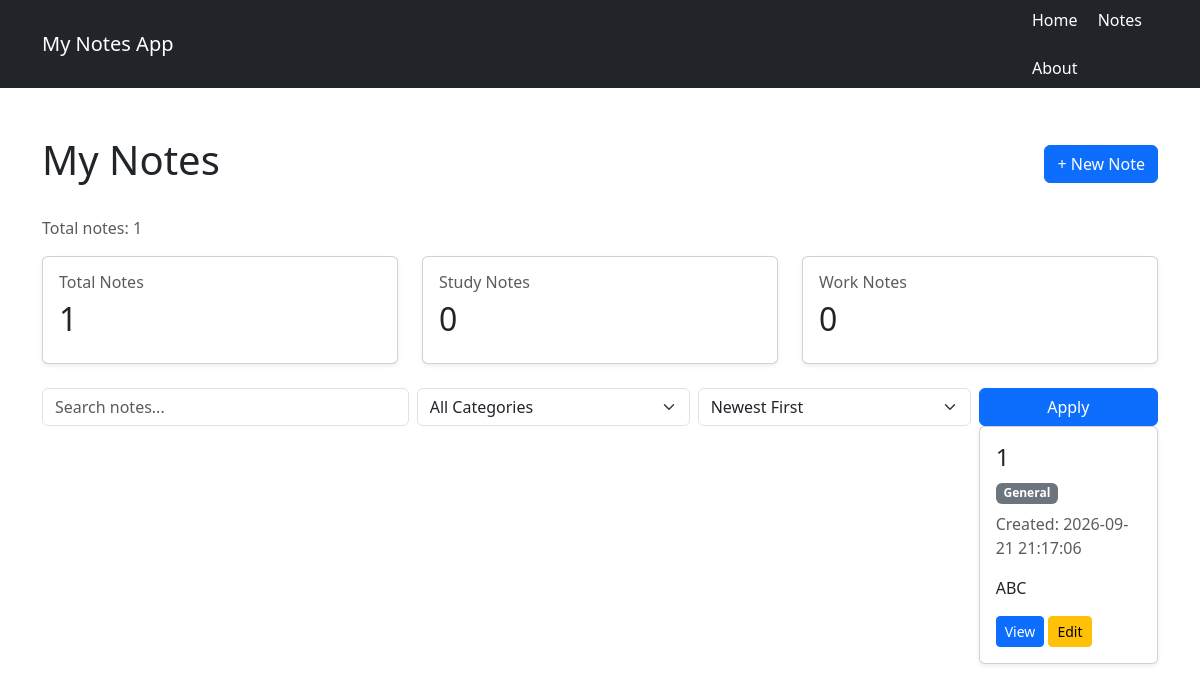
The app's page /notes with its own data.
### tables this page shows
CREATE TABLE notes (
            id INTEGER PRIMARY KEY AUTOINCREMENT,
            title TEXT NOT NULL,
            content TEXT NOT NULL
        , category TEXT NOT NULL DEFAULT 'General', created_at TEXT NOT NULL DEFAULT '');

### app.py (the view, shortened to what this page needs)
@app.route("/notes")
def notes():
    search_query = request.args.get("search", "").strip().lower()
    selected_category = request.args.get("category", "").strip()
    sort_order = request.args.get("sort", "newest")
    connection = get_db_connection()
    query = "SELECT * FROM notes WHERE 1=1"
    parameters = []
    if selected_category:
        query += " AND category = ?"
        parameters.append(selected_category)
    if sort_order == "oldest":
        query += " ORDER BY id ASC"
    else:
        query += " ORDER BY id DESC"
    notes_list = connection.execute(
        query,
        parameters
    ).fetchall()
    total_notes = connection.execute(
        "SELECT COUNT(*) AS total FROM notes"
    ).fetchone()["total"]
    study_notes = connection.execute(
        "SELECT COUNT(*) AS total FROM notes WHERE category = ?",
        ("Study",)
    ).fetchone()["total"]
    work_notes = connection.execute(
        "SELECT COUNT(*) AS total FROM notes WHERE category = ?",
        ("Work",)
    ).fetchone()["total"]
    connection.close()
    return render_template(
        "notes.html",
        notes=notes_list,
        search_query=search_query,
        selected_category=selected_category,
        sort_order=sort_order,
        total_notes=total_notes,
        study_notes=study_notes,
        work_notes=work_notes
    )

### app.py (called while the page is built)
def get_db_connection():
    connection = sqlite3.connect(DATABASE)
    connection.row_factory = sqlite3.Row
    return connection

### templates/notes.html (shortened to what this page needs)
{% extends "base.html" %}
{% block content %}
<div class="d-flex justify-content-between align-items-center mb-4">
    <h1>My Notes</h1>
    <a href="{{ url_for('create_note') }}"
       class="btn btn-primary">
        + New Note
    </a>
</div>
<p class="text-muted">
    Total notes: {{ total_notes }}
</p>
<div class="row mb-4">
    <div class="col-md-4">
        <div class="card shadow-sm">
            <div class="card-body">
                <h6 class="text-muted">Total Notes</h6>
                <h2>{{ total_notes }}</h2>
            </div>
        </div>
    </div>
    <div class="col-md-4">
        <div class="card shadow-sm">
            <div class="card-body">
                <h6 class="text-muted">Study Notes</h6>
                <h2>{{ study_notes }}</h2>
            </div>
        </div>
    </div>
    <div class="col-md-4">
        <div class="card shadow-sm">
            <div class="card-body">
                <h6 class="text-muted">Work Notes</h6>
                <h2>{{ work_notes }}</h2>
            </div>
        </div>
    </div>
</div>
<form method="GET"
      action="{{ url_for('notes') }}"
      class="row g-2 mb-4">
    <div class="col-md-4">
        <input type="text"
               name="search"
               class="form-control"
               placeholder="Search notes..."
               value="{{ search_query }}">
    </div>
    <div class="col-md-3">
        <select name="category" class="form-select">
            <option value="">All Categories</option>
        </select>
    </div>
    <div class="col-md-3">
        <select name="sort" class="form-select">
            <option value="newest"
                {% if sort_order == "newest" %}selected{% endif %}>
                Newest First
            </option>
        </select>
    </div>
    <div class="col-md-2 d-grid">
        <button type="submit" class="btn btn-primary">
            Apply
        </button>
{% if notes %}
    {% for note in notes %}
        <div class="card mb-3 shadow-sm">
            <div class="card-body">
                <h4>{{ note["title"] }}</h4>
                <span class="badge bg-secondary">
                    {{ note["category"] }}
                </span>
                <p class="text-muted mt-2">
                    Created: {{ note["created_at"] }}
                </p>
                <p>{{ note["content"] }}</p>
                <a href="{{ url_for('view_note', note_id=note['id']) }}"
                   class="btn btn-sm btn-primary">
                    View
                </a>
                <a href="{{ url_for('edit_note', note_id=note['id']) }}"
                   class="btn btn-sm btn-warning">
                    Edit
                </a>
            </div>
        </div>
    {% endfor %}
{% else %}
    <div class="alert alert-warning">
        No notes found.
    </div>
{% endif %}
{% endblock %}

### records on screen
notes: title "1", category "General", created_at "2026-09-21 21:17:06", content "ABC"

### other values on screen
{{ total_notes }} "1"
{{ study_notes }} "0"
{{ work_notes }} "0"
